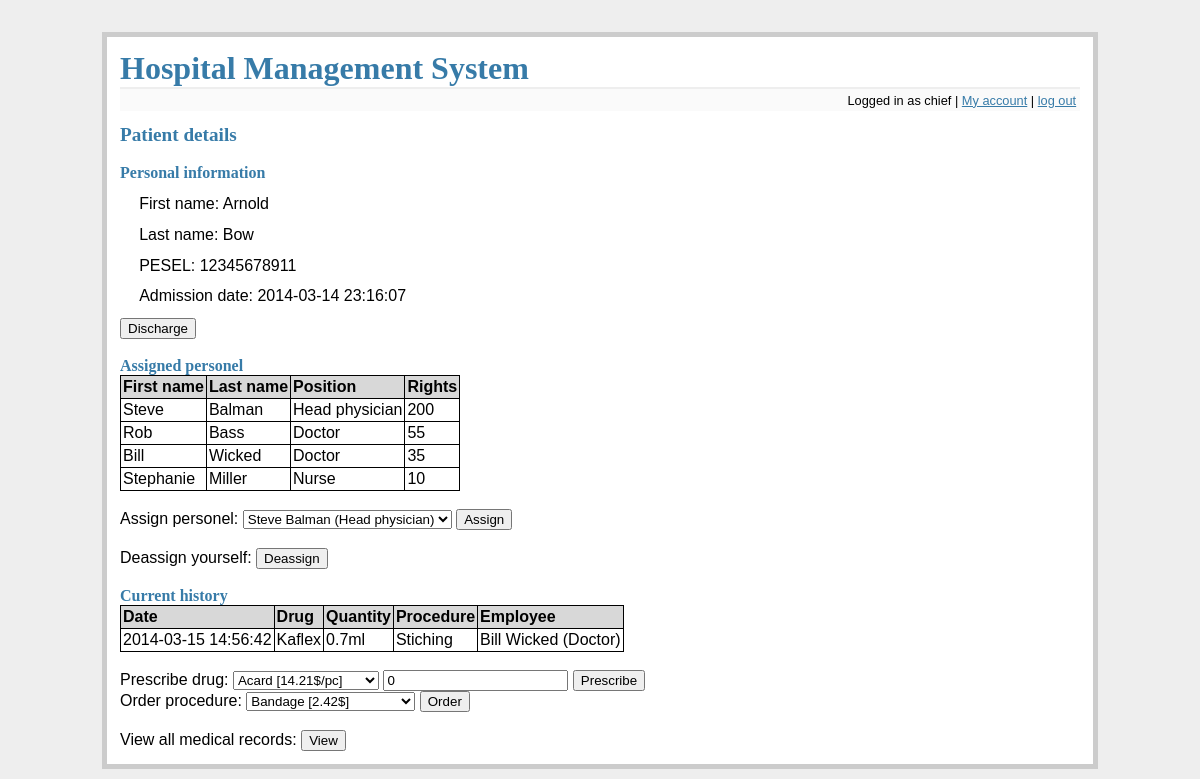
The app's page /patient_details?patient=12345678911 (signed in) with its own data.
### tables this page shows
CREATE TABLE patients (
    pesel integer primary key,
    fname text not null,
    lname text not null
);

CREATE TABLE files (
    id integer primary key autoincrement,
    patient_pesel integer not null,
    admission_d datetime not null,
    discharge_d datetime,
    foreign key(patient_pesel) references patients(pesel)
);

CREATE TABLE employees (
    id integer primary key autoincrement,
    fname text not null,
    lname text not null,
    login text not null unique,
    password text not null,
    position_id integer not null,
    employment_d date not null,
    salary integer not null,
    rights integer not null,
    foreign key(position_id) references positions(id)
);

CREATE TABLE positions (
    id integer primary key autoincrement,
    name text not null
);

CREATE TABLE history (
    id integer primary key autoincrement,
    fil_id integer not null,
    entry_d datetime not null,
    employee_id integer not null,
    drug_id integer,
    procedure_id integer,
    drug_quantity float,
    foreign key(fil_id) references files(id),
    foreign key(employee_id) references employees(id),
    foreign key(drug_id) references drugs(id),
    foreign key(procedure_id) references procedures(id)
);

CREATE TABLE drugs (
    id integer primary key autoincrement,
    name text not null,
    quantity float not null,
    unit_id integer not null,
    price float not null,
    min_rights integer not null,
    active integer not null,
    foreign key(unit_id) references units(id)
);

CREATE TABLE procedures (
    id integer primary key autoincrement,
    name text not null,
    price float not null,
    min_rights integer not null,
    active integer not null
);

### flaskr.py (the view, shortened to what this page needs)
@app.route('/patient_details', methods=['GET', 'POST'])
def patient_details():
    error = None
    db = get_db()
    position = get_position(db, session['username'])
    if 'logged_in' not in session or not session['logged_in'] or position not in ['Admin', 'Head physician', 'Doctor', 'Nurse']:
        flash('You do not have rights to access this part of website')
        return redirect(url_for('main_screen'))
    if 'patient' not in request.args:
        flash('No patient specified!');
        return redirect(url_for('main_screen'))
    pesel = request.args['patient']
    medical_records = None
    if position in ['Admin', 'Head physician']:
        details = get_patient_details(db, pesel)
    else:
        details = get_patient_details_if_allowed(db, session['username'], pesel)
        if not details:
            flash('You cannot view this record')
            return redirect(url_for('main_screen'))
    personel = get_assigned_personel_for_patient(db, pesel)
    employees = get_all_medical_personel(db)
    deassign = None
    if (is_assigned(db, pesel, session['username'])):
        deassign = True
    discharge = None
    if position in ['Admin', 'Head physician', 'Doctor']:
        discharge = True
    curr_history = get_current_history(db, pesel)
    avail_drugs = get_all_allowed_drugs(db, session['username'])
    avail_procedures = get_all_allowed_procedures(db, session['username'])
    return render_template('patient_details.html', details=details, personel=personel, employees=employees, error=error, deassign=deassign, allowed_discharge=discharge, curr_history=curr_history, avail_drugs=avail_drugs, avail_procedures=avail_procedures, medical_records=medical_records)

### flaskr.py (called while the page is built)
def connect_db():
    rv = sqlite3.connect(app.config['DATABASE'])
    rv.row_factory = sqlite3.Row
    return rv

def get_db():
    if not hasattr(g, 'sqlite_db'):
        g.sqlite_db = connect_db()
    return g.sqlite_db

### tools.py (called while the page is built)
def get_position(db, user):
    cur = db.execute('select p.name from employees as e join positions as p on e.position_id = p.id where e.login = ?', [user])
    res = cur.fetchone()
    return res[0] if res else None

def get_patient_details(db, pesel):
    return db.execute('select p.fname, p.lname, p.pesel, f.admission_d from files f join patients p on f.patient_pesel = p.pesel where f.discharge_d is null and p.pesel = ?', [pesel]).fetchone()

def get_assigned_personel_for_patient(db, pesel):
    cur = db.execute('select e.fname, e.lname, p.name, e.rights from employees e join positions p on p.id = e.position_id join assignments a on a.employee_id = e.id join files f on f.id = a.fil_id join patients pat on f.patient_pesel = pat.pesel where pat.pesel = ? and f.discharge_d is null order by e.rights desc', [pesel])
    return cur.fetchall()

def get_all_medical_personel(db):
    cur = db.execute('select e.fname || " " || e.lname || " (" || p.name || ")", e.id from employees e join positions p on p.id = e.position_id where p.name in ("Nurse", "Doctor", "Head physician")')
    return cur.fetchall()

def is_assigned(db, pesel, username):
    cur = db.execute('select count(*) from assignments a join employees e on e.id = a.employee_id join files f on f.id = a.fil_id where f.discharge_d is null and f.patient_pesel = ? and e.login = ?', [pesel, username])
    res = cur.fetchone()
    return True if res[0] > 0 else False

def get_current_history(db, pesel):
    cur = db.execute("select h.entry_d, d.name, h.drug_quantity || u.name, pr.name, e.fname || ' ' || e.lname || ' (' || p.name || ')' from history h join files f on f.id = h.fil_id join employees e on e.id = h.employee_id join positions p on p.id = e.position_id left join drugs d on d.id = h.drug_id left join units u on d.unit_id = u.id left join procedures pr on pr.id = h.procedure_id where f.patient_pesel = ? and f.discharge_d is null order by h.entry_d desc", [pesel])
    return cur.fetchall()

def get_all_allowed_drugs(db, username):
    return db.execute("select d.id, d.name || ' [' || d.price || '$/' || u.name || ']' from drugs d join units u on d.unit_id = u.id where d.min_rights <= (select rights from employees where login = ?) and d.active = 1 order by d.name", [username]).fetchall()

### templates/patient_details.html (shortened to what this page needs)
{% extends "layout.html" %}
{% block body %}
    <h2>Patient details</h2>
    <br/>
    <h3>Personal information</h3>
    <ul class=entries>
    <li>First name: {{ details.fname }}
    <li>Last name: {{ details.lname }}
    <li>PESEL: {{ details.pesel }}
    <li>Admission date: {{ details.admission_d }}
    </ul>
    {% if allowed_discharge %}
    <form action="{{ url_for('discharge', patient=details.pesel) }}" method=post>
        <input type=submit value=Discharge>
    </form>
    {% endif %}
    <br/>
    <h3>Assigned personel</h3>
    <table class=dbtable>
    <tr><td>First name<td>Last name<td>Position<td>Rights
    {% for row in personel %}
        <tr>
        {% for d in row %}
            <td>{{ d }}
        {% endfor %}
        </tr>
    {% endfor %}
    </table>
    <br/>
    <form action="{{ url_for('patient_details', patient=details.pesel) }}" method=post>
        <label>Assign personel:</label>
        <select name=new_personel_id>
        {% for emp in employees %}
        <option value={{ emp[1] }}>{{ emp[0] }}</option>
        {% endfor %}
        </select>
        <input type=submit value=Assign>
    </form>
    {% if deassign %}
        <br/>
        <form action="{{ url_for('patient_details', patient=details.pesel) }}" method=post>
            <label>Deassign yourself:</label>
            <input type=submit value=Deassign>
        </form>
    {% endif %}
    <br/>
    <h3>Current history</h3>
    <table class=dbtable>
    <tr><td>Date<td>Drug<td>Quantity<td>Procedure<td>Employee
    {% for row in curr_history %}
        <tr>
        {% for d in row %}
            <td>{% if d %}{{ d }}{% endif %}
        {% endfor %}
        </tr>
    {% endfor %}
    </table>
    <br/>
    <form action="{{ url_for('patient_details', patient=details.pesel) }}" method=post>
        <label>Prescribe drug:</label>
        <select name=presc_drug>
        {% for dr in avail_drugs %}
        <option value={{ dr[0] }}>{{ dr[1] }}</option>
        {% endfor %}
        </select>
        <input type=number step=0.001 name=quantity value=0>
        <input type=submit value=Prescribe>
    </form>
    <form action="{{ url_for('patient_details', patient=details.pesel) }}" method=post>
        <label>Order procedure:</label>
        <select name=ordered_proc>
        {% for pr in avail_procedures %}
        <option value={{ pr[0] }}>{{ pr[1] }}</option>
        {% endfor %}
        </select>
        <input type=submit value=Order>
    </form>
    <br/>
    <form action="{{ url_for('patient_details', patient=details.pesel) }}" method=post>
        <label>View all medical records:</label>
        <input type=submit value=View>
    </form>
{% endblock %}

### static/style.css (style rules this page uses)
a, h1, h2, h3 { color: #377ba8; }
h1, h2, h3 { font-family: 'Georgia', serif; margin: 0; }
h2 { font-size: 1.2em; }
h3 { font-size: 1em; }
.entries { list-style: none; margin: 0; padding: 0; }
.entries li { margin: 0.8em 1.2em; }
table, table tr, table td { border-spacing: 0px; border: 1px solid black; border-collapse: collapse; }
table td { padding: 2px; }
table.dbtable tr:first-child { background-color: #D8D8D8; font-weight: bold; }

### records on screen
patients: fname "Arnold", lname "Bow", pesel "12345678911"
files: admission_d "2014-03-14 23:16:07"
employees: fname "Steve", lname "Balman", row "200"
positions: name "Head physician"
employees: fname "Rob", lname "Bass", row "55"
positions: name "Doctor"
employees: fname "Bill", lname "Wicked", row "35"
employees: fname "Stephanie", lname "Miller", row "10"
positions: name "Nurse"
history: entry_d "2014-03-15 14:56:42", row "0.7ml" "Bill Wicked (Doctor)"
drugs: name "Kaflex"
procedures: name "Stiching"

### other values on screen
{{ session.username }} "chief"
form field new_personel_id "Steve Balman (Head physician)"
form field presc_drug "Acard [14.21$/pc]"
form field ordered_proc "Bandage [2.42$]"
